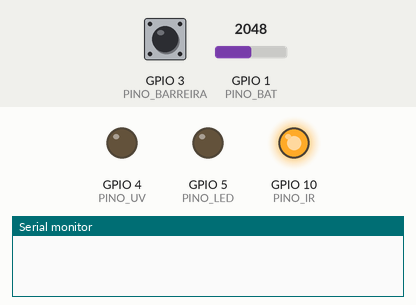
This sketch was run on a simulated ESP32-C3. Shown: output pins drawn as LEDs (lit = HIGH), the last lines printed to the serial monitor. The inputs (shaded band) are chosen by the test bench; at power-on: GPIO 3 (PINO_BARREIRA) HIGH, GPIO 1 (PINO_BAT) = 2048. EEPROM starts erased.

Above: at 1.5 s.
1.6 s: GPIO 3 (PINO_BARREIRA) pulled LOW for 0.6 s
At 5.12 s:
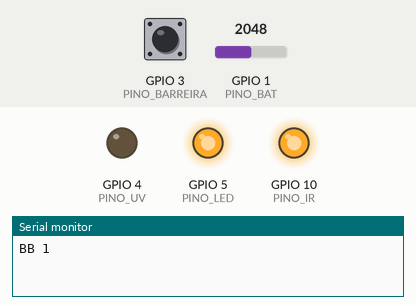
Timing chart, 0 to 6.8 s (numbered marks = the images above; inputs shaded):
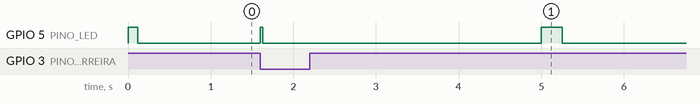

The sketch:

TRACANTE.ino
```cpp
/*
  ==========================================================
   TRAÇANTE DENTRO DO SILENCIADOR - BLACK BIRD | PROJETO 10
  ==========================================================
   Placa: ESP32-C3 SuperMini (Ferramentas > Placa > "ESP32C3 Dev Module",
          USB CDC On Boot = Enabled). Sem biblioteca extra.

   Como funciona:
   - A BB passa pelo tubo do cartucho e corta o feixe infravermelho
     (LED IR + fototransistor + comparador LM393, igual ao cronógrafo 03).
   - Na hora, a placa acende os 6 LEDs UV por PULSO_US (2 ms). A BB
     traçante (fosforescente) carrega com o UV e sai brilhando.
   - Sem tiro por DORMIR_MS (5 min): desliga o feixe e dorme (gasta
     quase nada). O SENSOR DE VIBRAÇÃO acorda a placa no próximo tiro.
     O tiro que acorda não acende (a placa leva ~0,2 s para acordar):
     depois de um tempo parado, dê 1 tiro "de acordar".
   - LED de estado (na frente do cartucho, aparece com a tampa do
     silenciador tirada): ao acordar pisca a bateria (1 a 3 vezes);
     pisca curto a cada BB detectada (bom para testar e regular o
     trimpot do LM393); bateria fraca = 1 piscada longa a cada 5 s.

   Ligações (detalhe na PREVIA.html):
   - GPIO3 : saída do LM393 (barreira IR)
   - GPIO10: LED IR da barreira (150 Ω)
   - GPIO4 : gate do MOSFET dos LEDs UV (100 Ω no gate, 10 kΩ para o GND)
   - GPIO2 : sensor de vibração para o GND + 100 kΩ para o 3V3
   - GPIO5 : LED de estado 3 mm (330 Ω)
   - GPIO1 : bateria pelo divisor 100k/100k
  ==========================================================
*/

#include <Preferences.h>
#include "esp_sleep.h"

// ================= CONFIGURAÇÃO =================
const uint8_t PINO_BARREIRA = 3;
const uint8_t PINO_IR       = 10;
const uint8_t PINO_UV       = 4;
const uint8_t PINO_VIBRA    = 2;
const uint8_t PINO_LED      = 5;
const uint8_t PINO_BAT      = 1;

const int      BB_BORDA    = FALLING;   // se não detectar nada, troque para RISING
const uint32_t PULSO_US    = 2000;      // tempo do UV aceso por BB (1 a 3 ms)
const uint32_t TRAVA_US    = 15000;     // ignora o sensor por 15 ms depois de cada BB (rajada até ~60 BB/s)
const uint32_t DORMIR_MS   = 5UL * 60 * 1000;
const float    BAT_FRACA_V = 3.5;

// ================= ESTADO =================
volatile uint32_t tUV = 0, tUltimaBB = 0;
volatile bool uvLigado = false, novaBB = false;
RTC_DATA_ATTR uint32_t totalBBs = 0;     // conta enquanto a bateria estiver ligada
Preferences prefs;

void IRAM_ATTR aoPassarBB() {
  uint32_t agora = micros();
  if (agora - tUltimaBB < TRAVA_US) return;
  tUltimaBB = agora;
  digitalWrite(PINO_UV, HIGH);           // acende já, dentro da interrupção (a BB anda 14 cm por ms)
  tUV = agora; uvLigado = true; novaBB = true;
}

float bateriaV() {
  uint32_t mv = 0;
  for (uint8_t i = 0; i < 8; i++) mv += analogReadMilliVolts(PINO_BAT);
  return mv / 8.0 * 2 / 1000.0;
}

void piscar(uint8_t n, uint16_t liga, uint16_t desliga) {
  for (uint8_t i = 0; i < n; i++) { digitalWrite(PINO_LED, HIGH); delay(liga); digitalWrite(PINO_LED, LOW); delay(desliga); }
}

void dormir() {
  detachInterrupt(digitalPinToInterrupt(PINO_BARREIRA));
  digitalWrite(PINO_UV, LOW);
  digitalWrite(PINO_IR, LOW);
  digitalWrite(PINO_LED, LOW);
  prefs.putUInt("total", totalBBs);
  esp_deep_sleep_enable_gpio_wakeup(1ULL << PINO_VIBRA, ESP_GPIO_WAKEUP_GPIO_LOW);
  esp_deep_sleep_start();
}

void setup() {
  pinMode(PINO_UV, OUTPUT);  digitalWrite(PINO_UV, LOW);
  pinMode(PINO_IR, OUTPUT);  digitalWrite(PINO_IR, HIGH);     // liga o feixe
  pinMode(PINO_LED, OUTPUT); digitalWrite(PINO_LED, LOW);
  pinMode(PINO_VIBRA, INPUT);                                 // pull-up de 100k externo (funciona dormindo)
  pinMode(PINO_BARREIRA, INPUT_PULLUP);
  Serial.begin(115200);

  prefs.begin("tracante", false);
  if (totalBBs == 0) totalBBs = prefs.getUInt("total", 0);

  float v = bateriaV();
  piscar(v > 3.95 ? 3 : v > 3.7 ? 2 : 1, 120, 180);          // nível da bateria ao acordar
  delay(50);                                                  // o feixe e o LM393 estabilizam
  attachInterrupt(digitalPinToInterrupt(PINO_BARREIRA), aoPassarBB, BB_BORDA);
}

void loop() {
  static uint32_t tAviso = 0, tUltimaMs = 0, tLedApaga = 0;
  uint32_t agoraUs = micros(), agoraMs = millis();

  if (uvLigado && agoraUs - tUV >= PULSO_US) { digitalWrite(PINO_UV, LOW); uvLigado = false; }

  if (novaBB) {
    novaBB = false;
    totalBBs++;
    tUltimaMs = agoraMs;
    digitalWrite(PINO_LED, HIGH); tLedApaga = agoraMs + 30;                 // piscada curta por BB
    Serial.printf("BB %lu\n", (unsigned long)totalBBs);
  }

  if (tLedApaga && (int32_t)(agoraMs - tLedApaga) >= 0) { digitalWrite(PINO_LED, LOW); tLedApaga = 0; }

  if (agoraMs - tAviso > 5000) {                              // bateria fraca: piscada longa a cada 5 s (sem travar o loop)
    tAviso = agoraMs;
    float v = bateriaV();
    if (v > 1.0 && v < BAT_FRACA_V) { digitalWrite(PINO_LED, HIGH); tLedApaga = agoraMs + 250; }
  }

  if (agoraMs - tUltimaMs > DORMIR_MS && !uvLigado) dormir();
}
```
